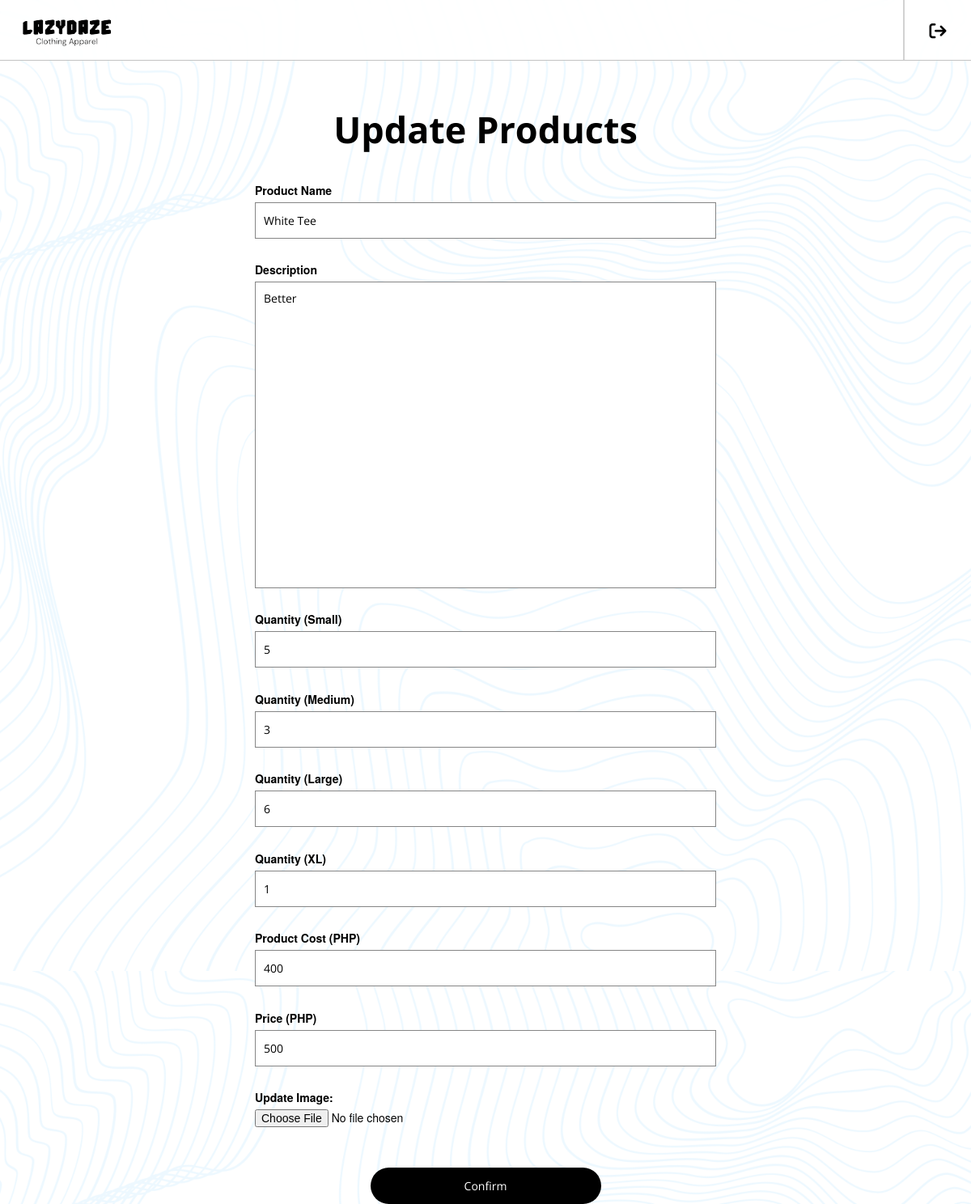
Page /editprod.php?product_id=73 on the committed database.
### tables this page shows
CREATE TABLE `manageprod` (
  `ProductID` int(200) NOT NULL,
  `Product_Name` varchar(255) NOT NULL,
  `Description` varchar(100) NOT NULL,
  `Quantity_Small` int(30) NOT NULL,
  `Quantity_Medium` int(30) NOT NULL,
  `Quantity_Large` int(30) NOT NULL,
  `Quantity_XL` int(30) NOT NULL,
  `Prod_Cost` int(200) NOT NULL,
  `Price` int(200) NOT NULL,
  `img` varchar(200) NOT NULL
);

### editprod.php (the view, shortened to what this page needs)
<?php
include('connect.php');
if(isset($_GET['product_id'])) {
    $product_id = $_GET['product_id'];
    $sql = "SELECT * FROM manageprod WHERE ProductID = '$product_id'";
    $result = mysqli_query($conn, $sql);
    if(mysqli_num_rows($result) > 0) {
        $row = mysqli_fetch_assoc($result);
        $Product_Name = $row['Product_Name'];
        $Description = $row['Description'];
        $Quantity_Small = $row['Quantity_Small'];
        $Quantity_Medium = $row['Quantity_Medium'];
        $Quantity_Large = $row['Quantity_Large'];
        $Quantity_XL = $row['Quantity_XL'];
        $Prod_Cost = $row['Prod_Cost'];
        $Price = $row['Price'];
    } else {
        echo "Product not found.";
        exit();
    }
} else {
    echo "Product ID is missing.";
    exit();
}
?>
<!DOCTYPE html>
<html lang="en">
<head>
    <link rel="stylesheet" href="https://maxcdn.bootstrapcdn.com/bootstrap/3.4.1/css/bootstrap.min.css">
    <link href="./editprod.css" rel="stylesheet" type="text/css"/>
    <link rel="stylesheet" href="https://cdnjs.cloudflare.com/ajax/libs/font-awesome/6.5.1/css/all.min.css" />
</head>
<body>
<div class="bg">
  <div class="topnav">
        <a href="admin_mainpage.php">
          <img align="left" class="ld-icon" src="LDAssets/lz logo.png" alt="LazyDaze">
        </a>
        <div class="nav-h-layout">
            <div class="nav-icon">
                <a href="./homepage.php">
                </a>
            </div>
            <div class="nav-line"></div>
        </div>
  </div>
  <h1>Update Products</h1>
  <div class="container">
    <form class="prod-form" id="prod" method="post" action="" enctype="multipart/form-data">
        <label>Product Name</label>
        <input type="text" class="name-input" name="Prod-name" value="<?php echo htmlspecialchars($Product_Name); ?>" required>
        <label>Description</label>
        <textarea class="Description-input" name="Description" required><?php echo htmlspecialchars($Description); ?></textarea>
        <label>Quantity (Small)</label>
        <input type="number" class="Quantity" name="Quantity_Small" value="<?php echo htmlspecialchars($Quantity_Small); ?>" required>
        <label>Quantity (Medium)</label>
        <input type="number" class="Quantity" name="Quantity_Medium" value="<?php echo htmlspecialchars($Quantity_Medium); ?>" required>
        <label>Quantity (Large)</label>
        <input type="number" class="Quantity" name="Quantity_Large" value="<?php echo htmlspecialchars($Quantity_Large); ?>" required>
        <label>Quantity (XL)</label>
        <input type="number" class="Quantity" name="Quantity_XL" value="<?php echo htmlspecialchars($Quantity_XL); ?>" required>
        <label>Product Cost (PHP)</label>
        <input type="number" class="Price" name="Prod_Cost" value="<?php echo htmlspecialchars($Prod_Cost); ?>" required>
        <label>Price (PHP)</label>
        <input type="number" class="Price" name="Price" value="<?php echo htmlspecialchars($Price); ?>" required>
        <label for="update_image">Update Image:</label>
        <input type="file" id="update_image" name="img">
        <button type="submit" class="submit-btn" name="submit" value="submit">Confirm</button>
    </form>
  </div>
</div>
</body>
</html>

### editprod.css (style rules this page uses)
body, html { animation: appear 0.5s; background-color: white; color: black; overflow-x: hidden; height: 100%; }
a { text-decoration: none; color: white; }
.bg { background-image: linear-gradient(rgba(255, 255, 255, 0.910), rgba(255, 255, 255, 0.910)), url("./LDAssets/typo\ bg.png"); background-color: white; height: 100%; background-size: 100%; position: relative; z-index: 1; overflow-x: hidden; }
.topnav { overflow: hidden; background-color: rgba(255, 255, 255, 0.829); backdrop-filter: blur(3px); position: sticky; top: 0px; z-index: 10; border-bottom: 1px solid rgba(136, 136, 136, 0.5); }
.topnav a { float: left; margin-left: 5px; color: black; text-align: center; padding: 14px 16px; text-decoration: none; transition-duration: 0.3s; }
.ld-icon { width: 70%; margin: 0px; }
.nav-h-layout { flex-direction: row-reverse; align-items: center; display: flex; }
.nav-icon { text-decoration: none; margin: auto 14.5px auto 10px; }
.nav-line { margin-top: -2px; height: 76px; border-left: 2.5px solid rgba(166, 166, 166, 0.5); }
h1 { margin-top: 60px; margin-bottom: 10px; font-family: 'Open Sans', sans-serif; text-align: center; color: black; font-size: 45px; font-weight: 700; }
.container { display: flex; justify-content: center; }
.name-input { display: block; width: 100%; height: 45px; padding: 10px 10px; border-left: 1px solid #858585; border-top: 1px solid #858585; border-right: 1px solid #858585; border-bottom: 1px solid #858585; margin-bottom: 5%; outline: none; transition-duration: 0.6s; color: black; font-family: 'Open Sans', sans-serif; }
.Quantity { display: block; width: 100%; height: 45px; padding: 10px 10px; border-left: 1px solid #858585; border-top: 1px solid #858585; border-right: 1px solid #858585; border-bottom: 1px solid #858585; margin-bottom: 5%; outline: none; transition-duration: 0.6s; color: black; font-family: 'Open Sans', sans-serif; }
.Price { display: block; width: 100%; height: 45px; padding: 10px 10px; border-left: 1px solid #858585; border-top: 1px solid #858585; border-right: 1px solid #858585; border-bottom: 1px solid #858585; margin-bottom: 5%; outline: none; transition-duration: 0.6s; color: black; font-family: 'Open Sans', sans-serif; }
.Description-input { display: block; width: 100%; height: 40%; padding: 10px 10px; border-left: 1px solid #858585; border-top: 1px solid #858585; border-right: 1px solid #858585; border-bottom: 1px solid #858585; margin-bottom: 5%; outline: none; transition-duration: 0.6s; color: black; font-family: 'Open Sans', sans-serif; }
textarea { resize: none; }
.submit-btn { width: 50%; height: 45px; cursor: pointer; background: black; border: 0; color: white; outline: none; border-radius: 30px; display: block; margin: auto; margin-top: 50px; transition-duration: .4s; font-family: 'Open Sans', sans-serif; }
.prod-form { margin-top: 30px; width: 50%; }

### rows in the picture
manageprod: Prod-name "White Tee", Description "Better", Quantity_Small "5", Quantity_Medium "3", Quantity_Large "6", Quantity_XL "1", Prod_Cost "400", Price "500"
